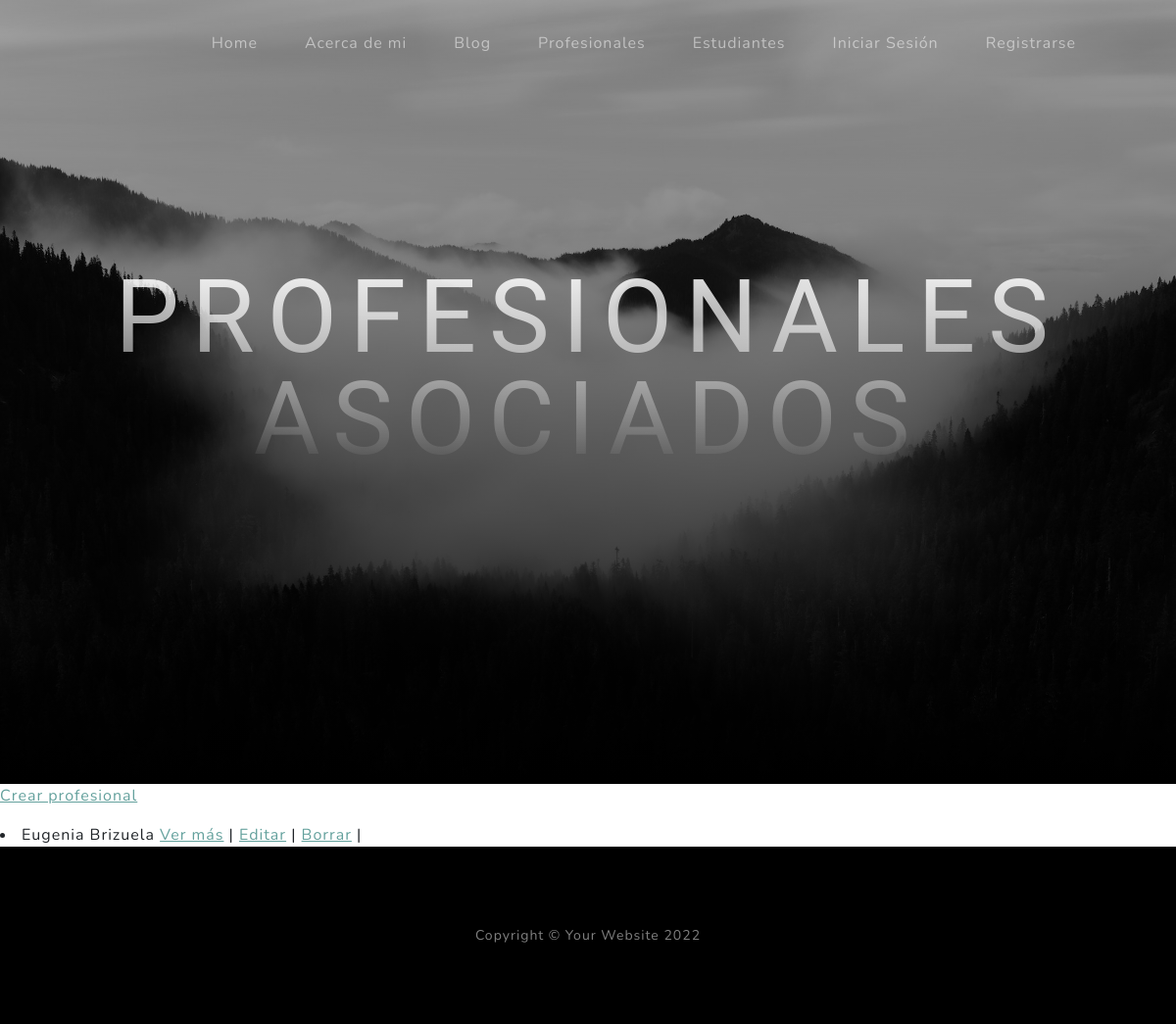
The app's page /clases/profesional/, older data.
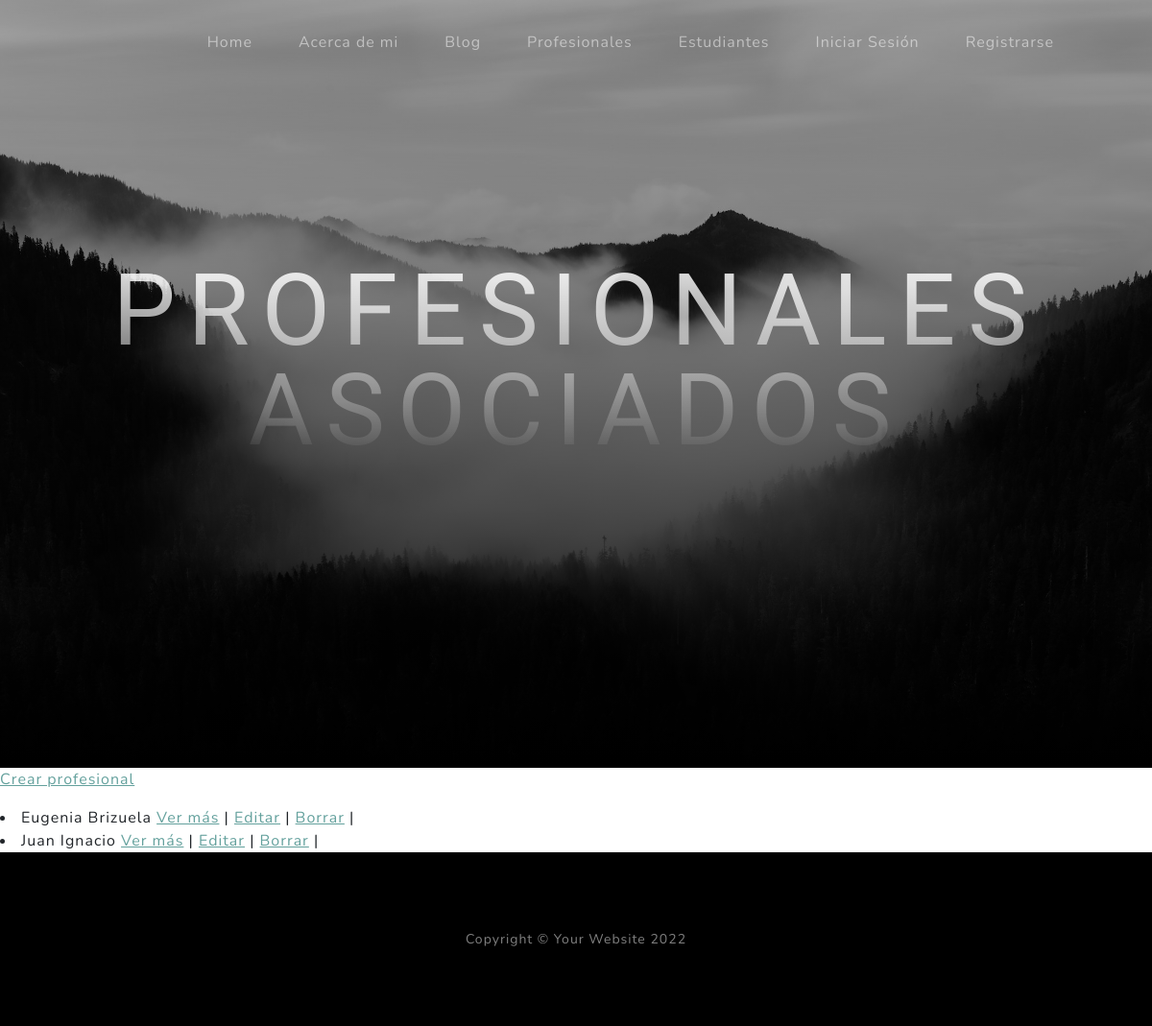
The same page, newer data.
### clases/models.py (models this page shows)
class Profesional (models.Model):
    nombre = models.CharField(max_length=20)
    apellido = models.CharField(max_length=30)
    especialidad = models.CharField (max_length=50)
    def __str__ (self):
           return f'{self.nombre} {self.apellido}'

### clases/views.py (the view)
# urls.py: path('profesional/', views.ProfesionalLista.as_view(), name = 'profesional_lista'),
class ProfesionalLista (ListView):
    model = Profesional
    template_name = 'clases/profesional_lista.html'

### clases/templates/clases/profesional_lista.html (shortened to what this page needs)
{% extends 'index/index.html' %}
{% block 'header_text_block' %}
    <h1 class="mx-auto my-0 text-uppercase">Profesionales asociados</h1>
{% endblock 'header_text_block' %}
{% block 'body_block' %}
    <p>
        <a href={% url 'profesional_crear' %}>Crear profesional</a>
    </p>
    {% for profesional in object_list %}
    <li>
        {{profesional}}
        <a href={% url 'profesional_detalle' profesional.id %}>Ver más</a> |
        <a href={% url 'profesional_editar' profesional.id %}>Editar</a> |
        <a href={% url 'profesional_borrar' profesional.id %}>Borrar</a> |
    </li>
    {% endfor %}
{% endblock 'body_block' %}

Row changes from the older to the newer data that the page shows:
added Profesional: nombre+apellido "Juan Ignacio"
